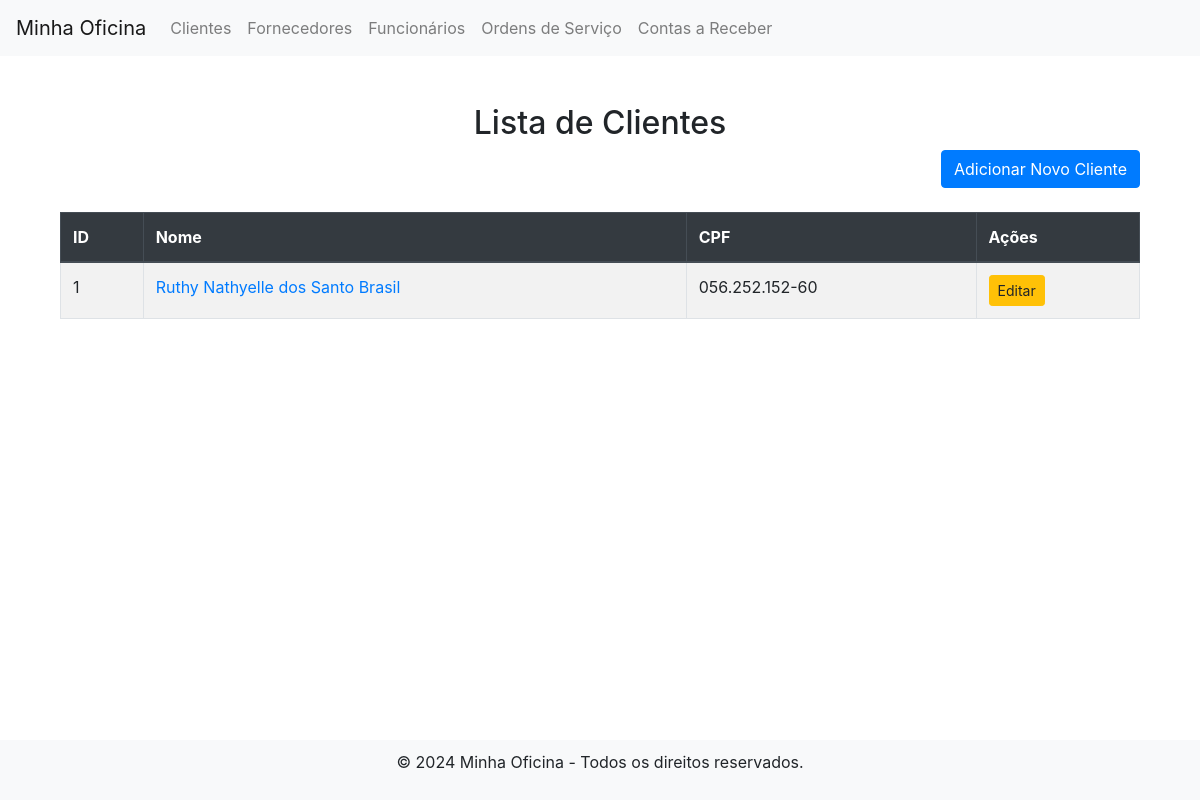
/clientes/, run on the app's committed database.
### core/models.py (models this page shows, shortened)
class Cliente(models.Model):
    nome = models.CharField(max_length=100)
    sexo = models.CharField(max_length=1, choices=[('M', 'Masculino'), ('F', 'Feminino')])
    nascimento = models.DateField(null=True, blank=True)
    cpf = models.CharField(max_length=14, unique=True)
    endereco_rua = models.CharField(max_length=100)
    endereco_bairro = models.CharField(max_length=100)
    endereco_numero = models.CharField(max_length=10)
    cep = models.CharField(max_length=9)
    data_cadastro = models.DateField(auto_now_add=True)
    telefone_fixo = models.CharField(max_length=15)
    telefone_celular = models.CharField(max_length=15)
    email = models.EmailField()

### core/views.py (the view)
# urls.py: path('clientes/', ClienteListView.as_view(), name='clientes_list'),
class ClienteListView(View):
    def get(self, request):
        clientes = Cliente.objects.all()
        return render(request, 'clientes/clientes_list.html', {'clientes': clientes})

### core/templates/clientes/clientes_list.html (shortened to what this page needs)
{% extends 'base.html' %}
{% block content %}
<div class="container mt-5">
    <h2 class="text-center">Lista de Clientes</h2>
    <div class="mb-4 text-right">
        <a href="{% url 'clientes_create' %}" class="btn btn-primary">Adicionar Novo Cliente</a>
    </div>
    <table class="table table-striped table-bordered">
        <thead class="thead-dark">
            <tr>
                <th>ID</th>
                <th>Nome</th>
                <th>CPF</th>
                <th>Ações</th>
            </tr>
        </thead>
        <tbody>
            {% for cliente in clientes %}
            <tr>
                <td>{{ cliente.id }}</td>
                <td><a href="{% url 'clientes_detail' cliente.id %}">{{ cliente.nome }}</a></td>
                <td>{{ cliente.cpf }}</td>
                <td>
                    <a href="{% url 'clientes_edit' cliente.id %}" class="btn btn-warning btn-sm">Editar</a>
                </td>
            </tr>
            {% empty %}
            <tr>
                <td colspan="4" class="text-center">Nenhum cliente cadastrado.</td>
            </tr>
            {% endfor %}
        </tbody>
    </table>
</div>
{% endblock %}

### core/templates/base.html (style rules this page uses)
html, body { height: 100%; }
body { display: flex; flex-direction: column; }

### data on the page
Cliente: id "1", nome "Ruthy Nathyelle dos Santo Brasil", cpf "056.252.152-60"
